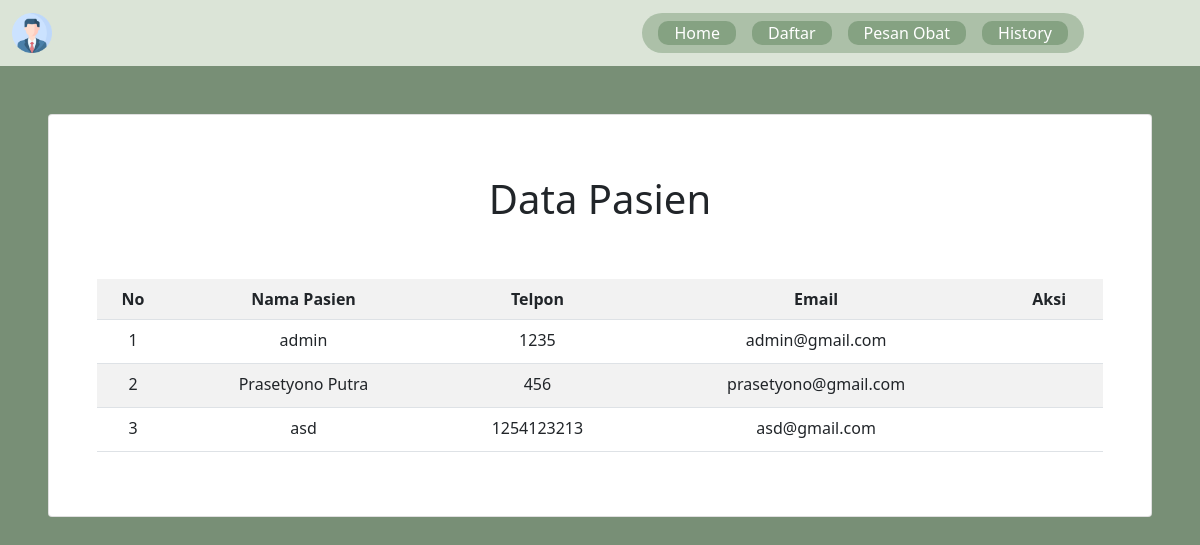
/view/viewAdmin/dataPasien.php, run on the app's committed database.
### tables this page shows
CREATE TABLE `tbl_user` (
  `id_user` int(11) NOT NULL,
  `nama_lengkap` varchar(255) NOT NULL,
  `email` varchar(255) NOT NULL,
  `password` varchar(255) NOT NULL,
  `no_telepon` varchar(255) NOT NULL,
  `src_gambar` varchar(255) NOT NULL
);

### functions.php (called while the page is built)
<?php
function query($query) {
	global $conn;
	$result = mysqli_query($conn, $query);
	$rows = [];
	while( $row = mysqli_fetch_assoc($result) ) {
		$rows[] = $row;
	}
	return $rows;
}
?>

### controller/DataPasienController.php (called while the page is built)
<?php
    include('functions.php');
    $dataPasien = query("SELECT * FROM tbl_user");
?>

### view/viewAdmin/dataPasien.php (the view, shortened to what this page needs)
<?php
    include('controller/DataPasienController.php');
?>
<!DOCTYPE html>
<html lang="en">
<head>
    <?php include('view/layout/head.php'); ?>
    <link rel="stylesheet" href="<?= $main_url?>assets/style/styleIndex.css">
    <link rel="stylesheet" href="https://cdn.datatables.net/1.13.1/css/dataTables.bootstrap5.min.css">
</head>
<body>
    <?php include('view/layout/navbar.php'); ?>
    <div style="background-color: #788F76; height: 100%; position: fixed !important; width: 100%;">
        <div class=" card m-5">
            <div>
                <a href="<?= $main_url?>admin/dashboard" class="fs-1 ps-2 text-dark text-decoration">
                    <i class="fa-solid fa-arrow-rotate-left" style=""></i>
                </a>
                <h1 class="text-center">Data Pasien</h1>
            </div>
            <div class="p-5 ">
                <table class="table table-striped table-hover text-center w-100">
                <tr>
                    <th>No</th>
                    <th>Nama Pasien</th>
                    <th>Telpon</th>
                    <th>Email</th>
                    <th>Aksi</th>
                </tr>
                <?php $i = 1 ?>
                <?php foreach($dataPasien as $pasien): ?>
                    <tr>
                        <td><?= $i; ?></td>
                        <td><?= $pasien["nama_lengkap"]; ?></td>
                        <td><?= $pasien["no_telepon"]; ?></td>
                        <td><?= $pasien["email"]; ?></td>
                        <td class="">
                            <form action="" method="post">
                                <button type="submit" class="border-0" style="font-size: 18px !important; padding-right: 10px; background-color: transparent;" data-bs-toggle="modal" data-bs-target="#editObat" name="">
                                    <i class="fa-solid fa-pen" style="color: green;"></i>
                                </button>
                                <button type="submit" class="border-0 " style="background-color: transparent; font-size: 18px !important;" name="">
                                    <i class="fa-solid fa-trash" style="color: red;"></i>
                                </button>
                            </form>
                        </td>
                    </tr>
                    <?php $i++ ?>
                <?php endforeach; ?>
                </table>
		</div>
            </div>
        </div>
</body>
</html>

### assets/style/style.css (style rules this page uses)
html, body { height: 100%; background-color: #788F76; }

### assets/style/styleIndex.css (style rules this page uses)
* { margin: 0; padding: 0; }
body, html { height: 100%; }
body { background-size: cover; background-position: center; background-repeat: no-repeat; background-image: url('../img/login/index_puskesmas.jpg'); }

### data on the page
tbl_user: nama_lengkap "admin", no_telepon "1235", email "admin@gmail.com"
tbl_user: nama_lengkap "Prasetyono Putra", no_telepon "456", email "prasetyono@gmail.com"
tbl_user: nama_lengkap "asd", no_telepon "1254123213", email "asd@gmail.com"
